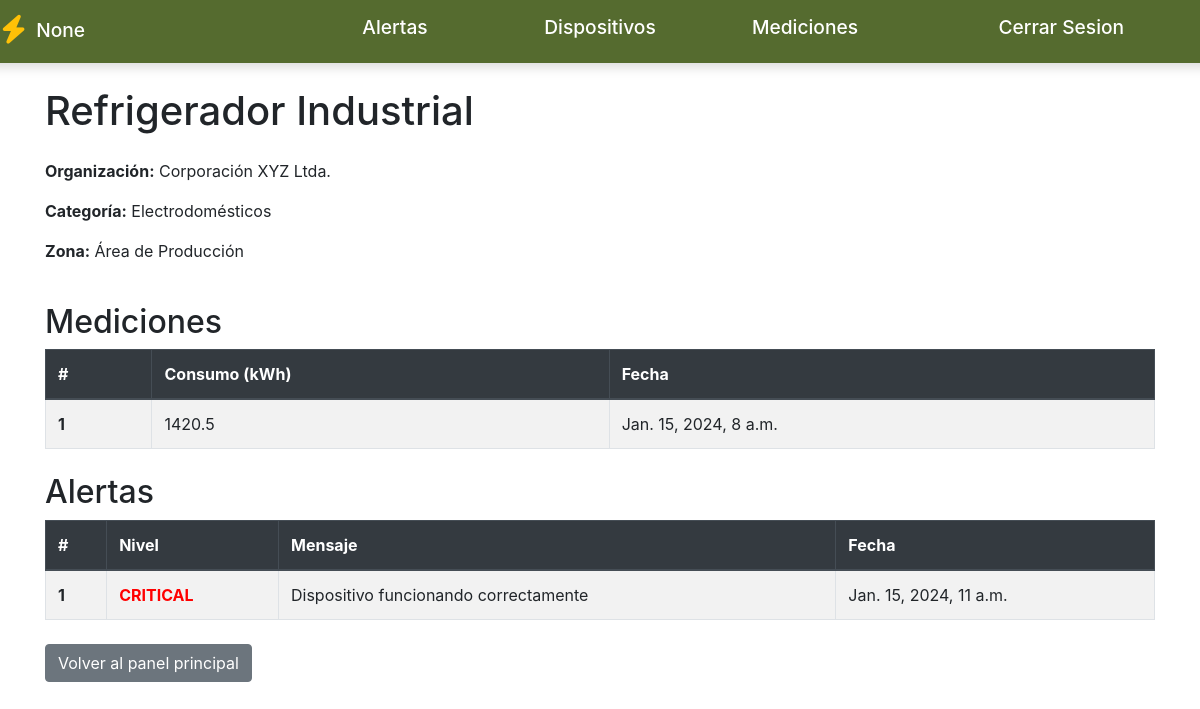
The app's page /device/3/ with its own data.
### dispositivos/models.py (models this page shows, shortened)
class BaseModel(models.Model):
    STATES = [
        ("ACTIVE", "Active"),
        ("INACTIVE", "Inactive"),
    ]
    state = models.CharField(
        max_length=10,
        choices=STATES,
        default="ACTIVE",
        db_index=True,
        help_text="Estado del registro"
    )
    created_at = models.DateTimeField(
        auto_now_add=True,
        db_index=True,
        help_text="Fecha de creación"
    )
    updated_at = models.DateTimeField(
        auto_now=True,
        help_text="Fecha de última actualización"
    )
    deleted_at = models.DateTimeField(
        null=True,
        blank=True,
        help_text="Fecha de borrado lógico"
    )
    class Meta:
        abstract = True  # no crea tabla, solo se hereda

class Device(BaseModel):
    name = models.CharField(
        max_length=100,
        db_index=True,
        help_text="Nombre del dispositivo"
    )
    category = models.ForeignKey(
        Category,
        on_delete=models.CASCADE,
        related_name='devices',
        help_text="Categoría del dispositivo"
    )
    zone = models.ForeignKey(
        Zone,
        on_delete=models.CASCADE,
        related_name='devices',
        help_text="Zona donde está ubicado el dispositivo"
    )
    max_usage = models.PositiveIntegerField(
        validators=[MinValueValidator(1), MaxValueValidator(10000)],
        help_text="Consumo máximo en watts"
    )
    organization = models.ForeignKey(
        Organization,
        on_delete=models.CASCADE,
        related_name='devices',
        help_text="Organización propietaria del dispositivo"
    )
    class Meta:
        verbose_name = "Device"
        verbose_name_plural = "Devices"
        ordering = ['name']
        unique_together = ['name', 'organization']

class Organization(BaseModel):
    name = models.CharField(
        max_length=100,
        unique=True,
        db_index=True,
        help_text="Nombre de la organización"
    )
    email = models.EmailField(
        max_length=100,
        unique=True,
        db_index=True,
        help_text="Email de contacto de la organización"
    )
    class Meta:
        verbose_name = "Organization"
        verbose_name_plural = "Organizations"
        ordering = ['name']

class Category(BaseModel):
    name = models.CharField(
        max_length=100,
        unique=True,
        db_index=True,
        help_text="Nombre de la categoría"
    )
    class Meta:
        verbose_name = "Category"
        verbose_name_plural = "Categories"
        ordering = ['name']

class Zone(BaseModel):
    name = models.CharField(
        max_length=100,
        unique=True,
        db_index=True,
        help_text="Nombre de la zona"
    )
    class Meta:
        verbose_name = "Zone"
        verbose_name_plural = "Zones"
        ordering = ['name']
    def __str__(self):
        return self.name

class Measurement(BaseModel):
    device = models.ForeignKey(
        Device,
        on_delete=models.CASCADE,
        related_name='measurements',
        help_text="Dispositivo que generó la medición"
    )
    date = models.DateTimeField(
        auto_now_add=True,
        db_index=True,
        help_text="Fecha y hora de la medición"
    )
    usage = models.FloatField(
        validators=[MinValueValidator(0.0), MaxValueValidator(10000.0)],
        help_text="Consumo en KWh"
    )
    class Meta:
        verbose_name = "Measurement"
        verbose_name_plural = "Measurements"
        ordering = ['-date']
        indexes = [
            models.Index(fields=['device', '-date']),
            models.Index(fields=['-date']),
        ]

class Alert(BaseModel):
    LEVELS = [
        ("CRITICAL", "Critical"),
        ("HIGH", "High"),
        ("MEDIUM", "Medium"),
        ("LOW", "Low"),
    ]
    device = models.ForeignKey(
        Device,
        on_delete=models.CASCADE,
        related_name='alerts',
        help_text="Dispositivo que generó la alerta"
    )
    message = models.CharField(
        max_length=200,
        help_text="Mensaje descriptivo de la alerta"
    )
    date = models.DateTimeField(
        auto_now_add=True,
        db_index=True,
        help_text="Fecha y hora de la alerta"
    )
    level = models.CharField(
        max_length=10,
        choices=LEVELS,
        default="MEDIUM",
        db_index=True,
        help_text="Nivel de criticidad de la alerta"
    )
    is_resolved = models.BooleanField(
        default=False,
        help_text="Indica si la alerta ha sido resuelta"
    )
    class Meta:
        verbose_name = "Alert"
        verbose_name_plural = "Alerts"
        ordering = ['-date']
        indexes = [
            models.Index(fields=['device', '-date']),
            models.Index(fields=['level', '-date']),
            models.Index(fields=['is_resolved', '-date']),
        ]

### dispositivos/views.py (the view)
# urls.py: path("device/<int:device_id>/",device,name="device"),
def device(request,device_id):
    empresa = request.session.get("empresa")
    device = Device.objects.get(id=device_id)
    measurements = Measurement.objects.filter(device=device).order_by('-date')
    alerts = Alert.objects.filter(device=device)
    zone = Zone.objects.get(id=device.zone.id)
    return render(request,"dispositivos/device.html",{"device":device,'empresa':empresa,"measurements":measurements,"alerts":alerts,"zone":zone.name})

### dispositivos/templates/dispositivos/device.html (shortened to what this page needs)
<!DOCTYPE html>
<html lang="en">
<head>
    <link rel="stylesheet" href="https://cdn.jsdelivr.net/npm/bootstrap@4.5.3/dist/css/bootstrap.min.css"
>
    <link rel="stylesheet" href="https://cdnjs.cloudflare.com/ajax/libs/font-awesome/6.4.0/css/all.min.css">
</head>
<body>
    <div class="row banner">
        <div class="col-3 bg-musgo text-white p-3">
            <div class="logo-container">
                <i class="fas fa-bolt text-warning" style="font-size: 1.8rem;"></i>
                <h2 class="menu-text m-0"><a href="{% url 'panel' %}" class="text-white text-decoration-none">{{empresa}}</a></h2>
            </div>
        </div>
        <div class="col-2 bg-musgo text-white text-center p-3">
            <h2 class="menu-text"><a href="{% url 'alerts_list' %}" class="text-white text-decoration-none">Alertas</a></h2>
        </div>
        <div class="col-2 bg-musgo text-white text-center p-3">
            <h2 class="menu-text"><a href="{% url 'devices_list' %}" class="text-white text-decoration-none">Dispositivos</a></h2>
        </div>
        <div class="col-2 bg-musgo text-white text-center p-3">
            <h2 class="menu-text"><a href="{% url 'measurements_list' %}" class="text-white text-decoration-none">Mediciones</a></h2>
        </div>
        <div class="col-3 bg-musgo text-white text-center p-3">
            <h2 class="menu-text"><a href="{% url 'iniciarSesion' %}" class="text-white text-decoration-none">Cerrar Sesion</a></h2>
        </div>
    </div>
    <div class="container mt-4">
        <h1 class="mb-4">{{ device.name }}</h1>
        <div class="row mb-4">
            <div class="col-md-6">
                <p><strong>Organización:</strong> {{ device.organization.name }}</p>
                <p><strong>Categoría:</strong> {{ device.category.name }}</p>
                <p><strong>Zona:</strong> {{ device.zone }}</p>
            </div>
        </div>
        <h2>Mediciones</h2>
        {% if measurements %}
        <table class="table table-striped table-bordered mb-4">
            <thead class="thead-dark">
                <tr>
                    <th scope="col">#</th>
                    <th scope="col">Consumo (kWh)</th>
                    <th scope="col">Fecha</th>
                </tr>
            </thead>
            <tbody>
                {% for m in measurements %}
                <tr>
                    <th scope="row">{{ forloop.counter }}</th>
                    <td>{{ m.usage }}</td>
                    <td>{{ m.date }}</td>
                </tr>
                {% endfor %}
            </tbody>
        </table>
        {% else %}
        <div class="alert alert-info">No hay mediciones disponibles</div>
        {% endif %}
        <h2>Alertas</h2>
        {% if alerts %}
        <table class="table table-striped table-bordered mb-4">
            <thead class="thead-dark">
                <tr>
                    <th scope="col">#</th>
                    <th scope="col">Nivel</th>
                    <th scope="col">Mensaje</th>
                    <th scope="col">Fecha</th>
                </tr>
            </thead>
            <tbody>
                {% for a in alerts %}
                <tr>
                    <th scope="row">{{ forloop.counter }}</th>
                    <td>
                        {% if a.level == "HIGH" %}
                        <span class="alert-high">HIGH</span>
                        {% elif a.level == "MID" %}
                        <span class="alert-mid">MID</span>
                        {% else %}
                        <span class="alert-critical">CRITICAL</span>
                        {% endif %}
                    </td>
                    <td>{{ a.message }}</td>
                    <td>{{ a.date }}</td>
                </tr>
                {% endfor %}
            </tbody>
        </table>
        {% else %}
        <div class="alert alert-info">No hay alertas disponibles</div>
        {% endif %}
        <a href="{% url 'panel' %}" class="btn btn-secondary mb-4">Volver al panel principal</a>
    </div>
</body>
</html>

### dispositivos/templates/dispositivos/device.html (style rules this page uses)
.bg-musgo { background-color: #556B2F !important; }
.banner { border-radius: 10px; box-shadow: 0 4px 12px rgba(0, 0, 0, 0.15); overflow: hidden; }
.menu-text { font-size: 1.2rem; }
.logo-container { display: flex; align-items: center; gap: 10px; }
.alert-critical { color: rgb(255, 0, 0); font-weight: bold; }

### records on screen
Device: name "Refrigerador Industrial", organization.name "Corporación XYZ Ltda.", category.name "Electrodomésticos", zone "Área de Producción"
Measurement: usage "1420.5", date "Jan. 15, 2024, 8 a.m."
Alert: level "CRITICAL", message "Dispositivo funcionando correctamente", date "Jan. 15, 2024, 11 a.m."

### other values on screen
{{ empresa }} "None"
